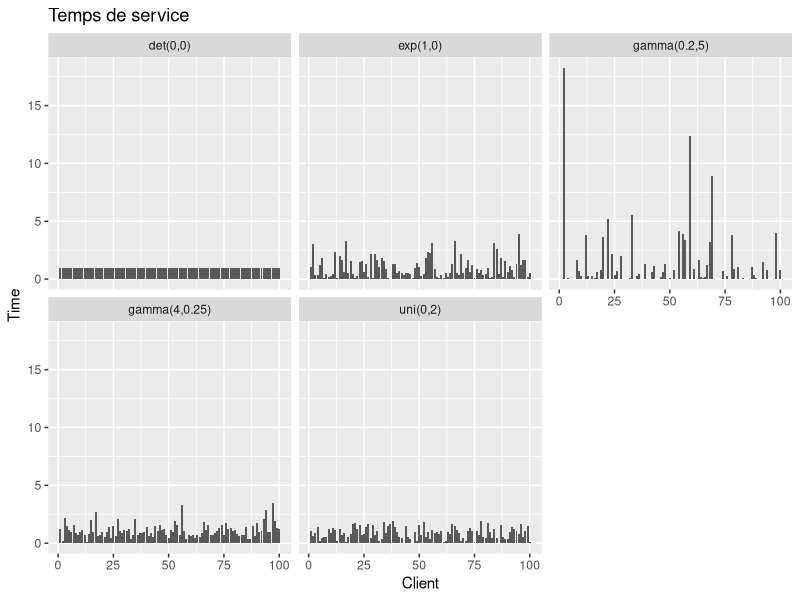
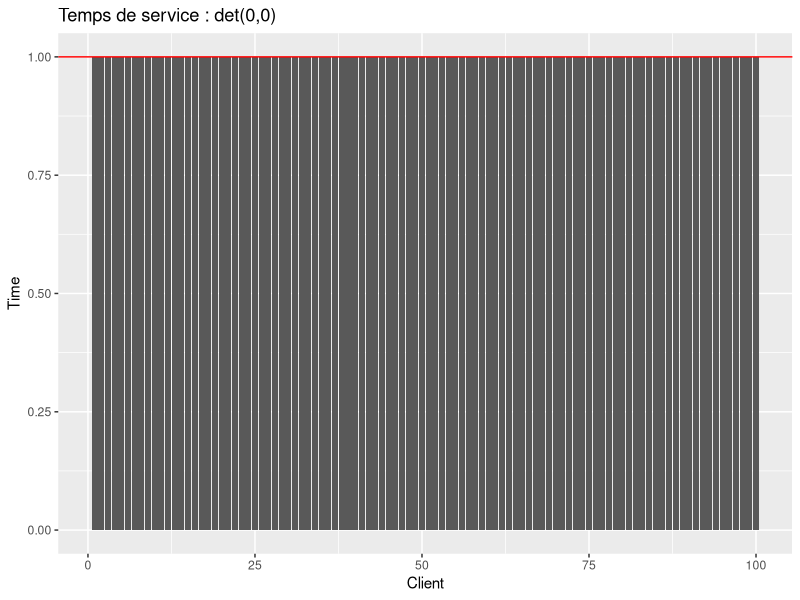
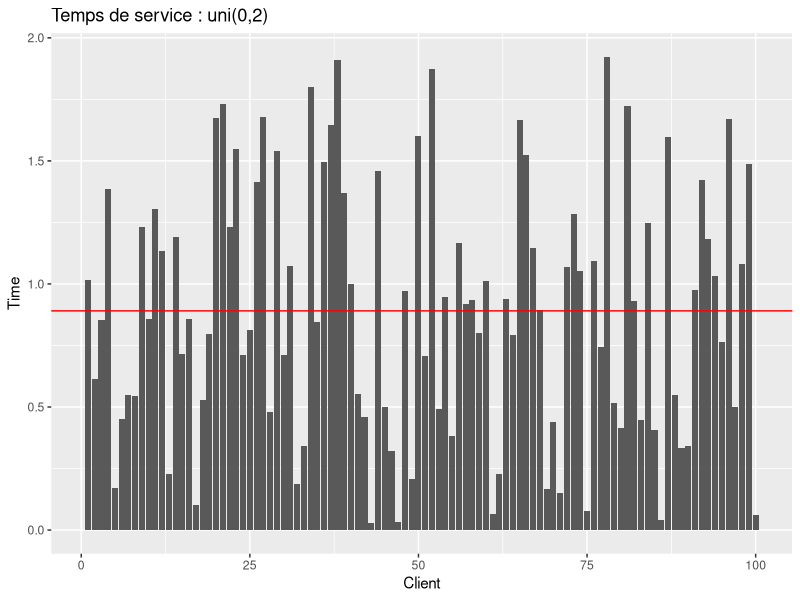
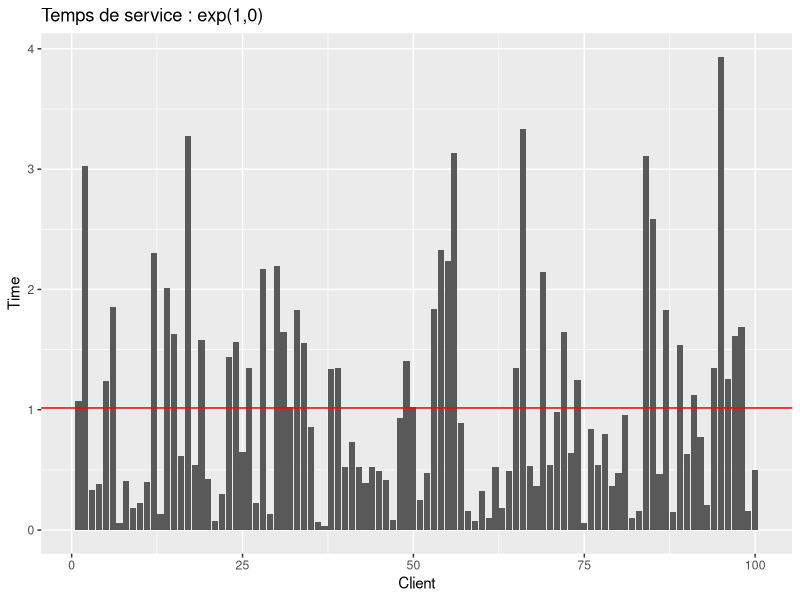
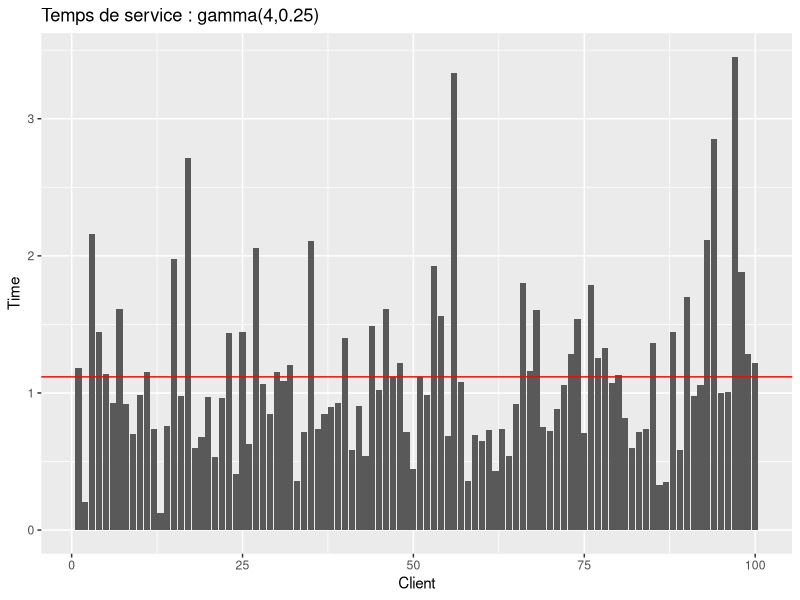
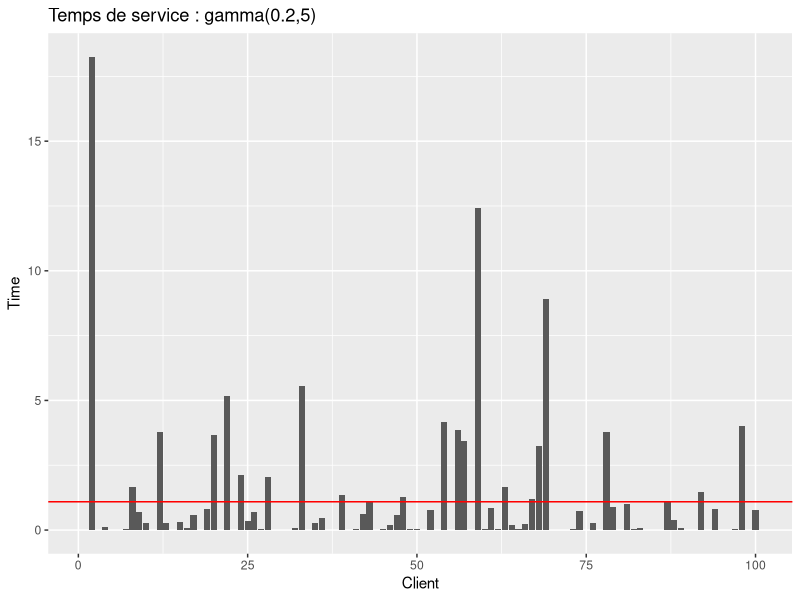
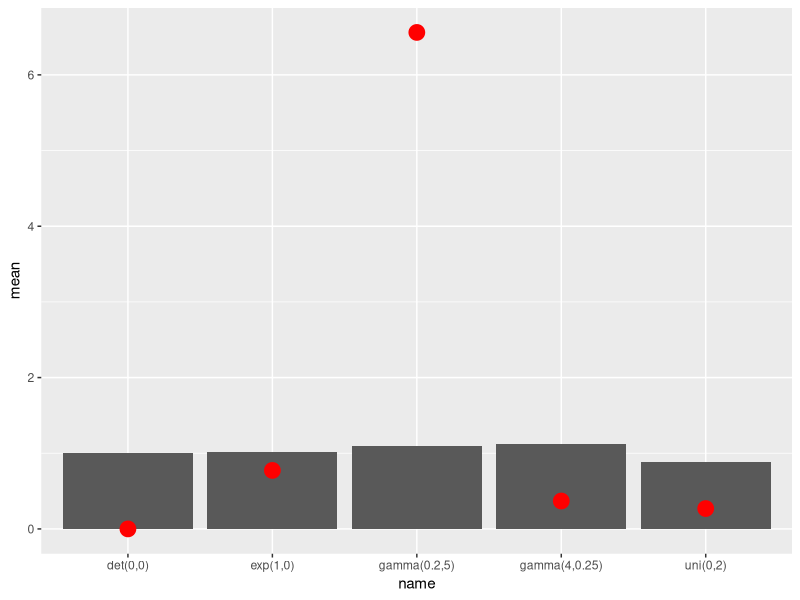
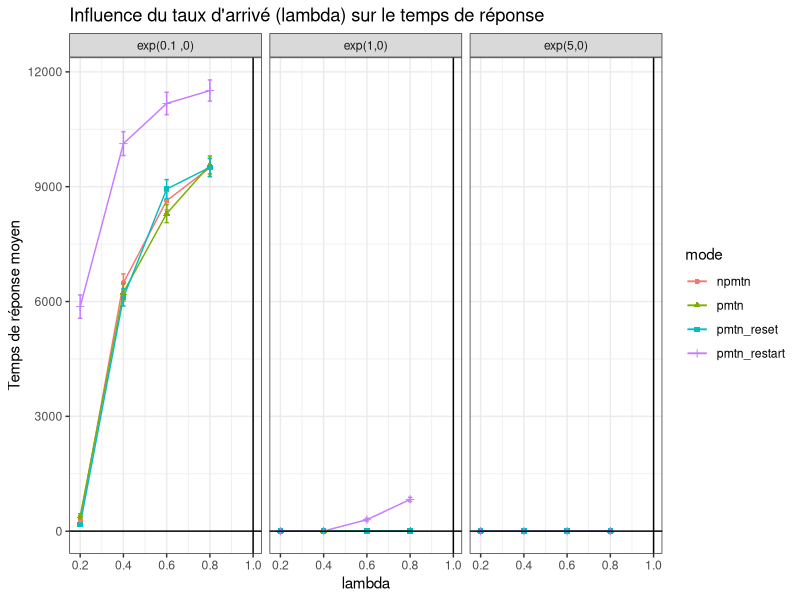

The R source for these figures, in order:
## ---- chunk 1
set.seed(10)
library(plyr)
library(ggplot2)

Service <- function(n=1,typeservice,x,y) {
# genere un temps de service
  switch(typeservice,
         det = rep(1,n),
         uni = runif(n,x,y),
         gamma = rgamma(n,shape=x,scale=y),
         exp = rexp(n,x)
         )
}

## ---- chunk 2
set.seed(10)

laws        = data.frame()
laws        = rbind(laws, data.frame(name="det(0,0)", fun="det", x=0, y=0))
laws        = rbind(laws, data.frame(name="uni(0,2)", fun="uni", x=0, y=2))
laws        = rbind(laws, data.frame(name="exp(1,0)", fun="exp", x=1, y=0))
laws        = rbind(laws, data.frame(name="gamma(4,0.25)", fun="gamma", x=4, y=0.25))
laws        = rbind(laws, data.frame(name="gamma(0.2,5)", fun="gamma", x=0.2, y=5))

n = 100
df = data.frame()

for (law in 1:nrow(laws)) {
  tmp = data.frame(value=Service(n, typeservice=as.character(laws[law,]$fun), laws[law,]$x, laws[law,]$y))
  tmp$id  = 1:length(tmp$value)  
  tmp$name = laws[law,]$name
  
  df = rbind(df, tmp)
}

## ---- chunk 3

ggplot(data=df, aes(x=id, y=value)) + 
  geom_bar(data=df,stat="identity", position="identity") + 
  #geom_hline(yintercept = mean(df$value), color="red") +
  facet_wrap(~name) +
  ylab("Time") + xlab("Client") + 
  ggtitle("Temps de service")


## ---- chunk 4

fun = df[df$name=="det(0,0)",]
ggplot(data=fun, aes(x=id, y=value)) + 
  geom_bar(data=fun,stat="identity", position="identity") + 
  geom_hline(yintercept = mean(fun$value), color="red") +
  ylab("Time") + xlab("Client") + 
  ggtitle(paste("Temps de service", as.character(fun[1,]$name), sep=" : "))

## ---- chunk 5

fun = df[df$name=="uni(0,2)",]
ggplot(data=fun, aes(x=id, y=value)) + 
  geom_bar(data=fun,stat="identity", position="identity") + 
  geom_hline(yintercept = mean(fun$value), color="red") +
  ylab("Time") + xlab("Client") + 
  ggtitle(paste("Temps de service", as.character(fun[1,]$name), sep=" : "))
## ---- chunk 6

fun = df[df$name=="exp(1,0)",]
ggplot(data=fun, aes(x=id, y=value)) + 
  geom_bar(data=fun,stat="identity", position="identity") + 
  geom_hline(yintercept = mean(fun$value), color="red") +
  ylab("Time") + xlab("Client") + 
  ggtitle(paste("Temps de service", as.character(fun[1,]$name), sep=" : "))
## ---- chunk 7

fun = df[df$name=="gamma(4,0.25)",]
ggplot(data=fun, aes(x=id, y=value)) + 
  geom_bar(data=fun,stat="identity", position="identity") + 
  geom_hline(yintercept = mean(fun$value), color="red") +
  ylab("Time") + xlab("Client") + 
  ggtitle(paste("Temps de service", as.character(fun[1,]$name), sep=" : "))
## ---- chunk 8

fun = df[df$name=="gamma(0.2,5)",]
ggplot(data=fun, aes(x=id, y=value)) + 
  geom_bar(data=fun,stat="identity", position="identity") + 
  geom_hline(yintercept = mean(fun$value), color="red") +
  ylab("Time") + xlab("Client") + 
  ggtitle(paste("Temps de service", as.character(fun[1,]$name), sep=" : "))

## ---- chunk 9
var(df[df$name=="gamma(4,0.25)",]$value)
mean(df[df$name=="gamma(4,0.25)",]$value)
## ---- chunk 10
var(df[df$name=="gamma(0.2,5)",]$value)
mean(df[df$name=="gamma(0.2,5)",]$value)
## ---- chunk 11
diff = ddply(df, c("name"), summarise, mean = mean(value), variance = var(value))
ggplot(diff, aes(x=name)) + 
  geom_bar(stat="identity", position="identity", aes(y=mean)) +
  geom_point(aes(y=variance), size=5, color="red") +
  geom_line(aes(y=variance))

## ---- chunk 12
FileLIFO <- function(n,lambda,typeservice,x,y,policy) {
    # simulates a M/GI/1 LIFO queue with different preemption policy
    # parameters:
    #    n :  total number of jobs
    #    lambda : arrival rate
    #    typeservice : service law (det uni gamma exp)
    #    x ,y : parameters of the service law
    #    policy: npmtn, pmtn, pmtn_restart, pmtn_reset
    # return value:
    #    vector with response time of each task assuming the queue is initially empty
    
    A <- rexp(n,lambda)         # inter arrival
    t1 <- cumsum(A)             # arrival dates
    t2 <- rep(NA,n)             # completion dates
    S <- Service(n,typeservice,x,y) # initial service times
    
    #### Variables that define the state of the queue
    t = 0               # current time
    remaining = rep(NA,n)  # how much work remains to do for each task
    running = NA        # index of the currently running task
    waiting = c()       # stack with tasks which have arrived and have not been completed yet
    next_arrival = 1    # index of the next task to arrive
    sys_vide = 0        # by curiosity let's count the number of times the system is empty
    sys_interrupted = 0 # by curiosity let's count the number of times the system is interrupted
    used = rep(0, n)    # by curiosity let's count the total of time used by a process (including its restart)
    #interrupted = data.frame()  # by curiosity let's save the preemptions for counting them later
    
    #### A few useful local functions 
    run_task = function() { # runs the last task of the waiting list
      #if there is still a process in the stack to run, we take the last one in
      if(length(waiting)>0) {
        running <<- waiting[length(waiting)] #it unstacks th e last one
        #we update the remaning time : it depends on the policy chosen
        remaining[running] <<- switch(policy,
                                      #the process restart from the beginning
                                      npmtn = S[running],
                                      
                                      #At first loop it takes S[running], but after remaining[running] is returned
                                      pmtn = min(S[running],remaining[running],na.rm=T),
                                      
                                      #the process restart from the beginning
                                      pmtn_restart = S[running],
                                      
                                      #the process restart with a shorter time
                                      pmtn_reset = Service(1,typeservice,x,y)
                                      )
        waiting <<- waiting[-length(waiting)] #renvoie le tableau privé de l'element a la position length(waiting) => le dernier element empilé
      }
    }

    push_task = function() { # insert the next_arrival-th task to the waiting list
                             # and run it if there is preemption
      if(policy != "npmtn") {
        if(!is.na(running)) {
          waiting <<- c(waiting,running) #it stacks the current process, if t==t1[next_arrival]
          #interrupted = rbind(interrupted, data.frame(id=running, when=t, remaining=remaining[running]))
        }
        running <<- NA
      }
      waiting <<- c(waiting,next_arrival)
      next_arrival <<- next_arrival+1 
      if(is.na(running)) { run_task() }
    }

    #### Main simulation loop
    while(TRUE) { 
      #dt is the time we will minus the remaning running process time
      # Look for next event
      dt = NA
      #have we reached the number max of process arrival ?
      if(next_arrival <=n) { dt = min(dt ,(t1[next_arrival]-t), na.rm=T ) } #dt=t1[..]-t it's a bit akward to take the min with dt because NA are deleted. Notice that t1[next_arrival]-t=dt is the next process arrival time - current time. So this is the elapsed time
      
      #is some process running ? if so, we finish executing it if its remainning time is lower than the delta time of the next arrival
      if(!is.na(running))  { dt = min(dt,remaining[running], na.rm=T) }
      
      #we've reached the max of process (no next arrival) and no process is running, we take off
      if(is.na(dt)) { break }
      
      # Update state
      t=t+dt
      if(!is.na(running)) {
        remaining[running] = remaining[running] - dt
        used[running] = used[running] + dt
        if(remaining[running]<=0) {
          t2[running] = t
          running = NA
          
          #it unstacks the last process and it launchs it depending on the policy chosen (resume, restart, restart with lower time), and affect remain[running] to the corresponding time service
          run_task()
        }
      }
      if((next_arrival<=n) & (t==t1[next_arrival])) {
        push_task() #insert the next_arrival-th task to the waiting list and run it if there is preemption
      }
      
    }
    
    #count the number of times the system is empty
    for(i in 2:n) {
      if ( t1[i]>t2[i-1]) {
        sys_vide = sys_vide + 1
      }
    }
    
    list (jobs = data.frame(arrival = t1, completion=t2, service=used, theoricService=S, response=(t2-t1)), 
          sys_vide = sys_vide)
}    

## ---- chunk 13

set.seed(10)
lambda_min  = 0.1
lambda_max  = 0.95
step        = 0.05
lambdas     = c(.2, .4, .6, .8) #seq(lambda_min, lambda_max, step)
n           = 5000
policies    = c("npmtn","pmtn", "pmtn_restart", "pmtn_reset")

laws        = data.frame()
laws        = rbind(laws, data.frame(name="exp(1,0)", fun="exp", x=1, y=0))
laws        = rbind(laws, data.frame(name="exp(5,0)", fun="exp", x=3, y=0))
laws        = rbind(laws, data.frame(name="exp(0.1 ,0)", fun="exp", x=0.2, y=0))

df = data.frame()
for(law in 1:nrow(laws)) {
  for(policy in policies){ 
    for(lambda in lambdas) {
        tmp=FileLIFO(n, lambda, typeservice=as.character(laws[law,]$fun), laws[law,]$x, laws[law,]$y, policy)$jobs
        tmp$mode = policy
        tmp$lambda = lambda
        tmp$id=1:length(tmp$arrival)
        tmp$law = laws[law,]$name
        df = rbind(df, tmp)
    }
  }
}

library(plyr)
res = ddply(df, c("law", "mode", "lambda"), summarize, n = length(response), responseM=mean(response), sd_response=sd(response))

## ---- chunk 14
ggplot(data=res, aes(x = lambda, y = responseM, color = mode, shape = mode)) + 
  geom_line() +
  geom_point() + 
  geom_errorbar(width = 0.02, aes(x = lambda, y = responseM, ymin = responseM - 2 * sd_response/sqrt(n), ymax = responseM + 2 * sd_response/sqrt(n))) + 
  geom_vline(xintercept = 1) +
  geom_hline(yintercept = 1) +
  theme_bw() +
  facet_wrap(~law) +
  xlab("lambda") +
  ylab("Temps de réponse moyen") +
  ggtitle("Influence du taux d'arrivé (lambda) sur le temps de réponse")

## ---- chunk 15

set.seed(10)
lambda_min  = 0.1
lambda_max  = 0.95
lambdas     = c(.2, .4, .6, .8) #seq(lambda_min, lambda_max, step)
step        = 0.05
n           = 10000
x           = 1
y           = 1
policies    = c("npmtn","pmtn", "pmtn_restart", "pmtn_reset")

df = data.frame()
for(policy in policies){ 
  for(lambda in lambdas) {
      route=FileLIFO(n, lambda, typeservice="exp", x, y, policy)
      tmp=route$jobs
      tmp$mode = policy
      tmp$lambda = lambda
      tmp$id=1:length(tmp$arrival)
      tmp$n = n
      tmp$sys_vide = route$sys_vide
      tmp$sys_interrupted=(tmp$n-tmp$sys_vide)
      df = rbind(df, tmp)
  }
}


library(plyr)
res = ddply(df, c("mode", "lambda", "n", "sys_vide", "sys_interrupted"), summarize, serviceM= mean(service), sd_service=sd(service), responseM=mean(response), sd_response=sd(response))

## ---- chunk 16

ggplot(data=res, aes(x = lambda, y = responseM, color = mode, shape = mode)) + 
  geom_line() +
  geom_point() + 
  geom_errorbar(width = 0.02, aes(x = lambda, y = responseM, ymin = responseM - 2 * sd_response/sqrt(n), ymax = responseM + 2 * sd_response/sqrt(n))) + 
  geom_vline(xintercept = 1) +
  geom_hline(yintercept = 1) +
  theme_bw() +
  xlab("lamba") +
  ylab("Temps de réponse moyen") +
  ggtitle("Influence du taux d'arrivé (lambda) sur le temps de réponse")
## ---- chunk 17
#mean = ddply(res, c("lambda"), summarize, sys_int= mean(sys_interrupted))
ggplot(data=res, aes(x=lambda) )+
  geom_point(aes (y=(sys_interrupted), colour=(sys_interrupted), shape=mode)) +
  geom_smooth(data=res, (aes(y=sys_interrupted)), method="lm")
#geom_smooth(data=mean, (aes(y=sys_int)), method="lm")
## ---- chunk 18
ggplot(data=res, aes(x = lambda, y = serviceM, color = mode, shape = mode)) + 
  geom_line() +
  geom_point() + 
  geom_errorbar(width = 0.02, aes(x = lambda, y = serviceM, ymin = serviceM - 2 * sd_service/sqrt(n), ymax = serviceM + 2 * sd_service/sqrt(n))) + 
  geom_vline(xintercept = 1) +
  geom_hline(yintercept = 1) +
  theme_bw() +
  xlab("lamba") +
  ylab("Temps de service moyen") +
  ggtitle("Influence du taux d'arrivé (lambda) sur le temps de service")

## ---- chunk 19

set.seed(10)
lambda_min  = 0.1
lambda_max  = 0.95
lambdas     = c(.2, .4, .6, .8) #seq(lambda_min, lambda_max, step)
step        = 0.05
n           = 5000
policies    = c("npmtn","pmtn", "pmtn_restart", "pmtn_reset")

laws        = data.frame()
laws        = rbind(laws, data.frame(name="det(0,0)", fun="det", x=0, y=0))
laws        = rbind(laws, data.frame(name="uni(0,2)", fun="uni", x=0, y=2))
laws        = rbind(laws, data.frame(name="exp(1,0)", fun="exp", x=1, y=0))
laws        = rbind(laws, data.frame(name="gamma(4,0.25)", fun="gamma", x=4, y=0.25))
laws        = rbind(laws, data.frame(name="gamma(O.2,5)", fun="gamma", x=0.2, y=5))

df = data.frame()
for(law in 1:nrow(laws)) {
  for(policy in policies){ 
    for(lambda in lambdas) {
        tmp=FileLIFO(n, lambda, typeservice=as.character(laws[law,]$fun), laws[law,]$x, laws[law,]$y, policy)$jobs
        tmp$mode = policy
        tmp$lambda = lambda
        tmp$id=1:length(tmp$arrival)
        tmp$law = laws[law,]$name
        df = rbind(df, tmp)
    }
  }
}

library(plyr)
res = ddply(df, c("law", "mode", "lambda"), summarize, n = length(response), responseM=mean(response), sd_response=sd(response))

## ---- chunk 20
ggplot(data=res, aes(x = lambda, y = responseM, color = mode, shape = mode)) + 
  geom_line() +
  geom_point() + 
  geom_errorbar(width = 0.02, aes(x = lambda, y = responseM, ymin = responseM - 2 * sd_response/sqrt(n), ymax = responseM + 2 * sd_response/sqrt(n))) + 
  geom_vline(xintercept = 1) +
  geom_hline(yintercept = 1) +
  theme_bw() +
  facet_wrap(~law) +
  xlab("lambda") +
  ylab("Temps de réponse moyen") +
  ggtitle("Influence du taux d'arrivé (lambda) sur le temps de réponse")

## ---- chunk 21
ggplot(data=res, aes(x = lambda, y = responseM, color = mode, shape = mode)) + 
  geom_line() +
  geom_point() + 
  geom_errorbar(width = 0.02, aes(x = lambda, y = responseM, ymin = responseM - 2 * sd_response/sqrt(n), ymax = responseM + 2 * sd_response/sqrt(n))) + 
  geom_vline(xintercept = 1) +
  geom_hline(yintercept = 1) +
  ylim(0,20) + 
  xlim(0, 1) +
  theme_bw() +
  facet_wrap(~law) +
  xlab("lambda") +
  ylab("Temps de réponse moyen") +
  ggtitle("Influence du taux d'arrivé (lambda) sur le temps de réponse")

